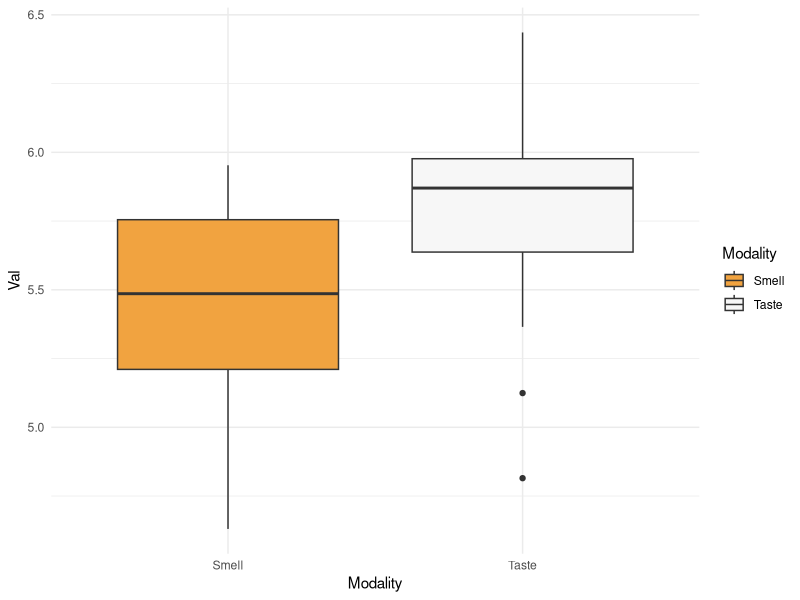
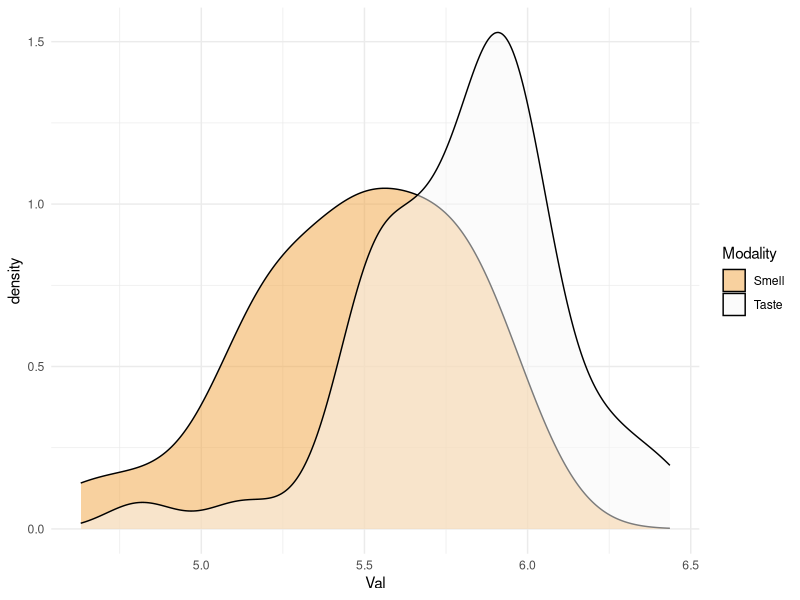
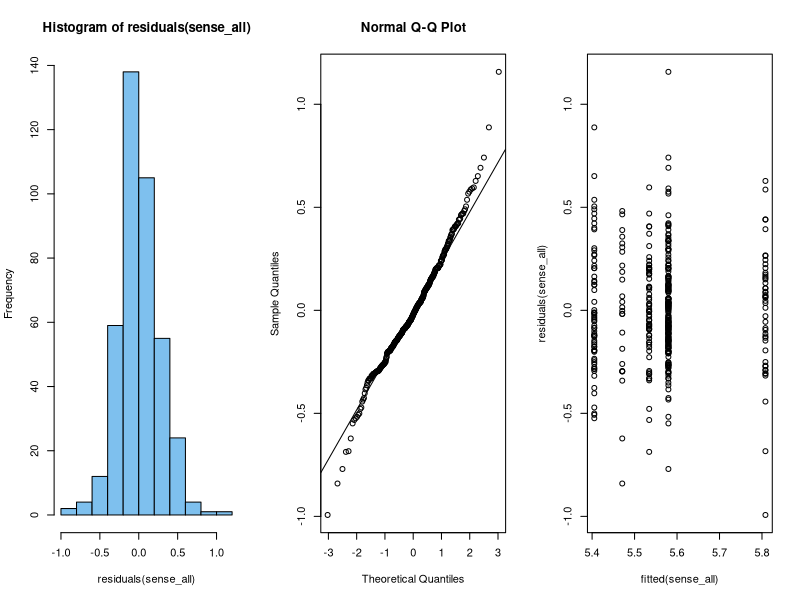

Generate these figures, in order, with R:
# Statistics for Linguists: An Introduction Using R
# Code presented inside Chapter 7


# --------------------------------------------------------
# 7.3. Preprocessing the taste and smell data:

# Load tidyverse and broom package:

library(tidyverse)
library(broom)

# Load senses data:

senses <- read_csv('winter_2016_senses_valence.csv')

# Check:

senses

# Reduce to taste & smell only:

chem <- filter(senses, Modality %in% c('Taste', 'Smell'))

# Check that there's only taste and smell words:

table(chem$Modality)

# Compute descriptive averages:

chem %>% group_by(Modality) %>%
  summarize(M = mean(Val), SD = sd(Val))

# Boxplot of the difference:

chem %>% ggplot(aes(x = Modality, y = Val, fill = Modality)) +
	geom_boxplot() + theme_minimal() +
	scale_fill_brewer(palette = 'PuOr')

# Kernel density of the valence measure:

chem %>% ggplot(aes(x = Val, fill = Modality)) +
	geom_density(alpha = 0.5) + theme_minimal() +
	scale_fill_brewer(palette = 'PuOr')



# --------------------------------------------------------
# 7.4. Treatment coding in R:

# Model of valence by modality:

chem_mdl <- lm(Val ~ Modality, data = chem)

# Look at estimates:

tidy(chem_mdl) %>% select(term, estimate)

# Check first six fitted values:

head(fitted(chem_mdl))

# They are either one of two fitted values, which makes...
# ...sense given that we have two categories.

# Create tibble to generate predictions for:

chem_preds <- tibble(Modality = unique(chem$Modality))

# Check:

chem_preds

# Add predicted vals:

chem_preds$fit <- predict(chem_mdl, chem_preds)

# Check:

chem_preds



# --------------------------------------------------------
# 7.5. Dummy coding by hand:

# Create dummy-coding system by hand:

chem <- mutate(chem,
               Mod01 = ifelse(Modality == 'Taste', 1, 0))

# Compare:

select(chem, Modality, Mod01)

# Fit model with dummy-coded predictor:

lm(Val ~ Mod01, data = chem)



# --------------------------------------------------------
# 7.6. Changing the reference level:

# Changing the reference level:

chem <- mutate(chem,
               Modality = factor(Modality),
               ModRe = relevel(Modality, ref = 'Taste'))

# Alternative without releveling:

chem <- mutate(chem,
               ModRe = factor(Modality, levels = c('Taste', 'Smell')))

# Check:

levels(chem$Modality)
levels(chem$ModRe)

# Fit model and look at estimates:

lm(Val ~ ModRe, data = chem) %>% tidy %>%
	select(term, estimate)



# --------------------------------------------------------
# 7.7. Sum coding in R:

# Just in case, make into factor again:

chem <- mutate(chem, Modality = factor(Modality))

# Check:

class(chem$Modality) == 'factor'

# To look at coding scheme:

contrasts(chem$Modality)

# Compare to treatment coding:

contr.treatment(2)

# Sum-coding:

contr.sum(2)

# Create a new column for the sum-coded predictor:

chem <- mutate(chem,
	ModSum = Modality)

# Change to sum coding:

contrasts(chem$ModSum) <- contr.sum(2)

# Re-fit model with sum-coded predictor:

lm(Val ~ ModSum, data = chem) %>%
	tidy %>% select(term, estimate)

# Show that the intercept is equal to the mean of means:

chem %>% group_by(Modality) %>%
	summarize(MeanVal = mean(Val)) %>%
	summarize(MeanOfMeans = mean(MeanVal))



# --------------------------------------------------------
# 7.8. Categorical predictors with more than two levels

# Go back to the 'senses' tibble, check the modalities:

unique(senses$Modality)

# Fit linear model with this five-level predictor:

sense_all <- lm(Val ~ Modality, data = senses)

# Look at estimates:

tidy(sense_all) %>% select(term:estimate) %>%
	mutate(estimate = round(estimate, 2))

# Create tibble to get predictions for:

sense_preds <- tibble(Modality =
                        sort(unique(senses$Modality)))

# Check:

sense_preds

# Append the fit:

sense_preds$fit <- round(predict(sense_all, sense_preds), 2)

# Check:

sense_preds



# --------------------------------------------------------
# 7.9. Residuals again

# Look at the residuals fo this model:

par(mfrow = c(1, 3))
# Plot 1, histogram:
hist(residuals(sense_all), col = 'skyblue2')
# Plot 2, Q-Q plot:
qqnorm(residuals(sense_all))
qqline(residuals(sense_all))
# Plot 3, residual plot:
plot(fitted(sense_all), residuals(sense_all))



# --------------------------------------------------------
# 7.9. Quick look at Helmert coding:

contr.helmert(5)

